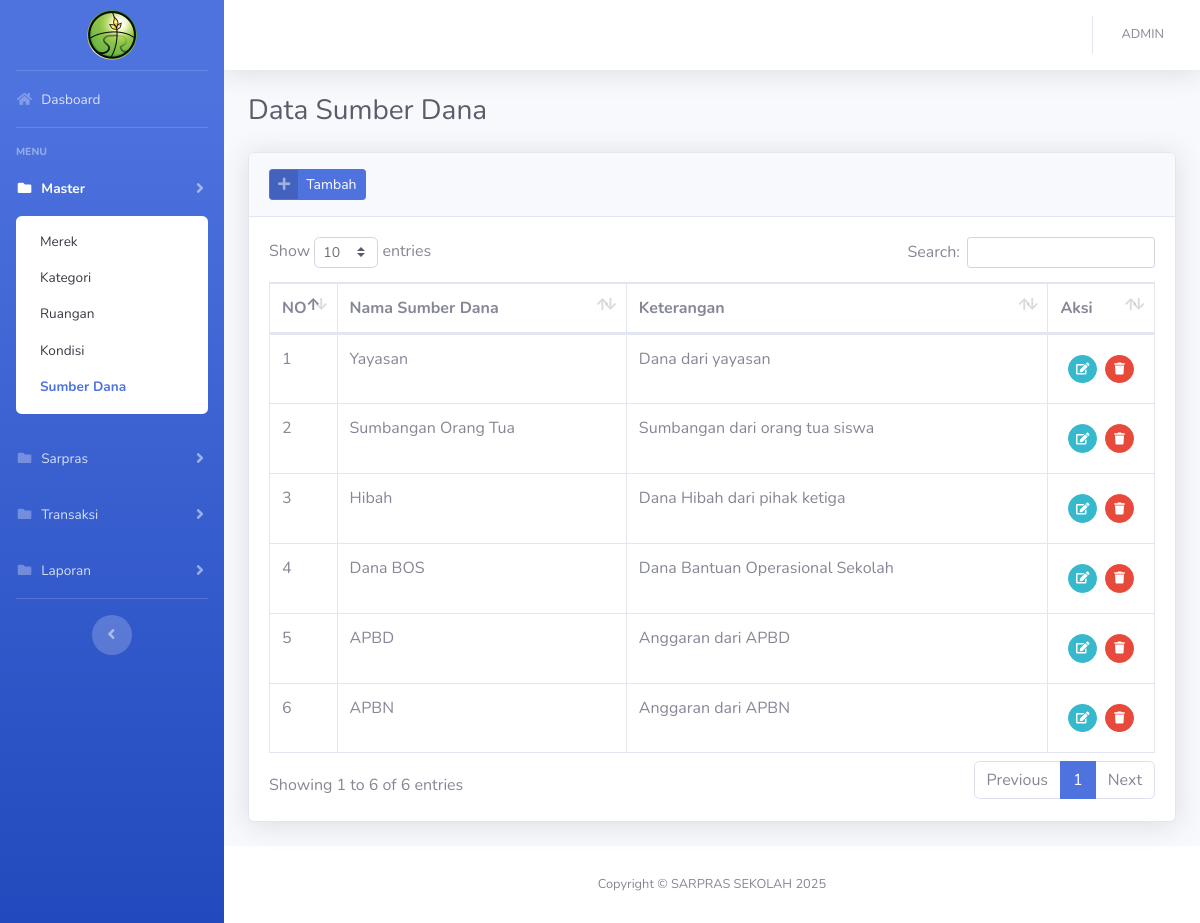
Before: /?sumber_dana (signed in) with the older database file.
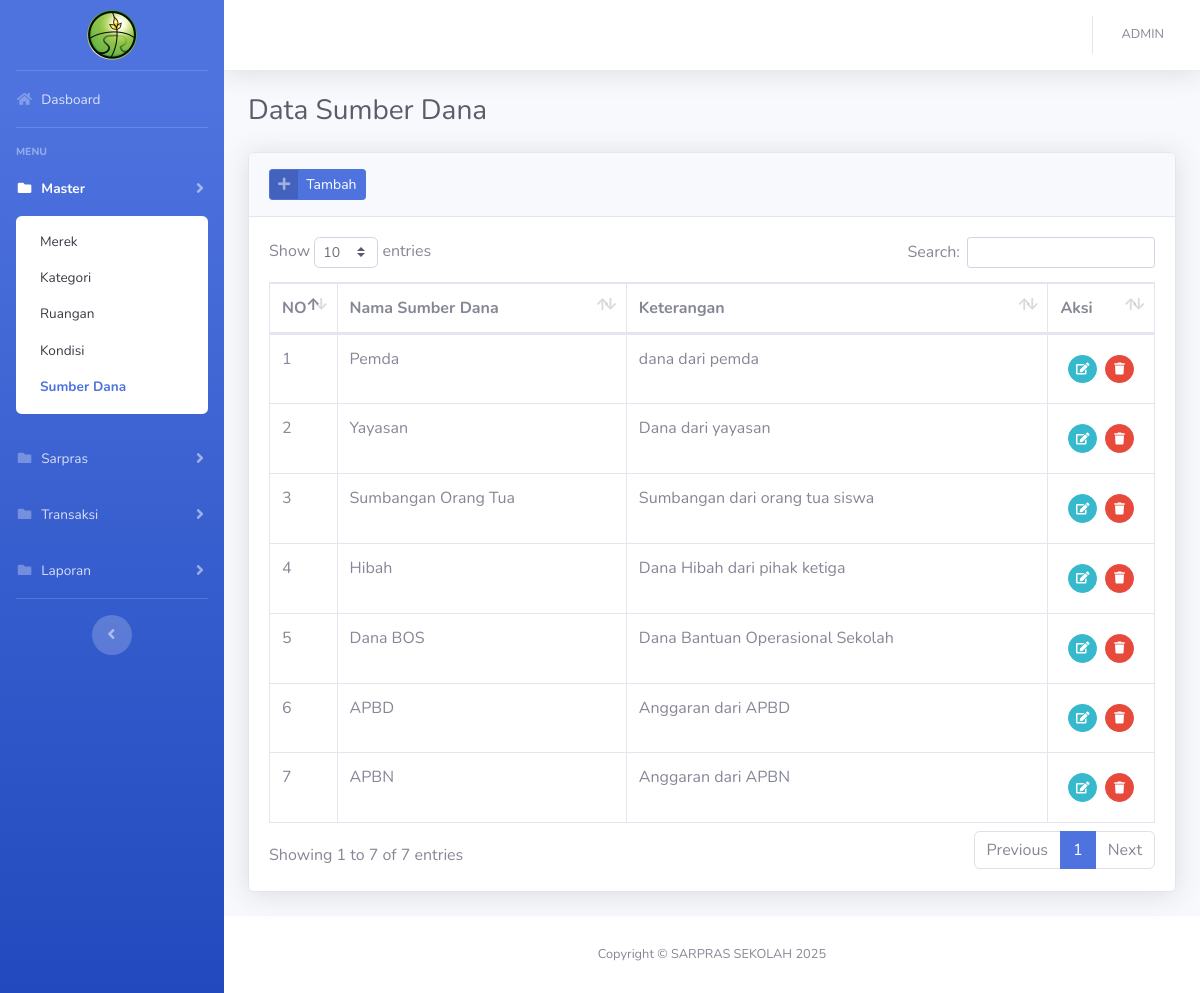
After: the same page with the newer database file.
### tables this page shows
CREATE TABLE `tb_sumber_dana` (
  `id_sumber_dana` int(11) NOT NULL,
  `nama_sumber_dana` varchar(100) NOT NULL,
  `keterangan` varchar(255) DEFAULT NULL
);

### config/function.php (called while the page is built, shortened)
<?php
function encrypt($str) {
return base64_encode($str);
}
function base_url($path = '') {
    $protocol = (!empty($_SERVER['HTTPS']) && $_SERVER['HTTPS'] !== 'off') ? "https://" : "http://";
    $host = $_SERVER['HTTP_HOST'];
    $scriptDir = rtrim(str_replace(basename($_SERVER['SCRIPT_NAME']), '', $_SERVER['SCRIPT_NAME']), '/');
    return $protocol . $host . $scriptDir . '/' . ltrim($path, '/');
}
?>

### views/master/sumber_dana.php (the view, shortened to what this page needs)
<div class="container-fluid">
    <div class="d-sm-flex align-items-center justify-content-between mb-4">
        <h1 class="h3 mb-0 text-gray-800">Data Sumber Dana</h1>
    </div>
    <div class="card shadow mb-4">
        <div class="card-header py-3">
            <a href="#" class="btn btn-primary btn-icon-split btn-sm" data-toggle="modal" data-target="#sumberDanaModal"
                onclick="submit('add')">
                <span class="icon text-white-50">
                    <i class="fas fa-plus"></i>
                </span>
                <span class="text">Tambah</span>
            </a>
        </div>
        <div class="card-body">
            <div class="table-responsive">
                <table class="table table-bordered table-hover" id="dataTable" width="100%" cellspacing="0">
                    <thead>
                        <tr>
                            <th width="20">NO</th>
                            <th>Nama Sumber Dana</th>
                            <th>Keterangan</th>
                            <th width="50">Aksi</th>
                        </tr>
                    </thead>
                    <tbody>
                        <?php
                        $n = 1;
                        $query = mysqli_query($con, "SELECT * FROM tb_sumber_dana ORDER BY id_sumber_dana DESC") or die(mysqli_error($con));
                        while($row = mysqli_fetch_array($query)):
                        ?>
                        <tr>
                            <td><?= $n++; ?></td>
                            <td><?= $row['nama_sumber_dana']; ?></td>
                            <td><?= $row['keterangan']; ?></td>
                            <td>
                                <div class="d-inline-flex p-2">
                                    <a href="#sumberDanaModal" data-toggle="modal" onclick="submit(<?=$row['id_sumber_dana'];?>)"
                                        class="btn btn-sm btn-circle btn-info mr-2"><i class="fas fa-edit"></i></a>
                                    <a href="<?=base_url();?>/process/process_sumber_dana.php?act=<?=encrypt('delete');?>&id=<?=encrypt($row['id_sumber_dana']);?>"
                                        class="btn btn-sm btn-circle btn-danger btn-hapus"><i class="fas fa-trash"></i></a>
                                </div>
                            </td>
                        </tr>
                        <?php endwhile; ?>
                    </tbody>
                </table>
            </div>
        </div>
    </div>
</div>

### index.php (shortened to what this page needs)
<?php
if(!isset($_SESSION['username']) || !isset($_SESSION['role'])):
    header("Location:".$base_url."login.php");
else:
    include('config/header.php');
?>
<body id="page-top">
    <div id="wrapper">
        <?php include "config/page.php"; ?>
        <?php include "config/sidebar.php"; ?>
        <div id="content-wrapper" class="d-flex flex-column">
            <div id="content">
                <?php include "config/topbar.php"; ?>
                <?php include ($views); ?>
            </div>
            <footer class="sticky-footer bg-white">
                <div class="container my-auto">
                    <div class="copyright text-center my-auto">
                        <span>Copyright &copy; SARPRAS SEKOLAH <?= date('Y'); ?>
                        </span>
                    </div>
                </div>
            </footer>
        </div>
    </div>
    <?php include "config/footer.php"; ?>
    <?php endif;?>

### config/header.php (shortened to what this page needs)
<?php include "config/function.php"; ?>
<!DOCTYPE html>
<html lang="en">
<head>
    <link href="<?=base_url();?>assets/vendor/fontawesome-free/css/all.min.css" rel="stylesheet" type="text/css">
    <link href="<?=base_url();?>assets/css/sb-admin-2.min.css" rel="stylesheet">
    <link href="<?=base_url();?>assets/vendor/select2/css/select2.min.css" rel="stylesheet" />
    <link href="<?=base_url();?>assets/vendor/datatables/dataTables.bootstrap4.min.css" rel="stylesheet">
    <link href="<?=base_url();?>assets/vendor/datatables/buttons.dataTables.min.css" rel="stylesheet">
</head>

### config/sidebar.php (shortened to what this page needs)
<ul class="navbar-nav bg-gradient-primary sidebar sidebar-dark accordion" id="accordionSidebar">
<a class="sidebar-brand d-flex align-items-center justify-content-center" href="?#">
    <div class="sidebar-brand-icon">
        <img src="assets/img/sma.png" alt="Logo" style="height: 50px;">
    </div>
</a>
    <hr class="sidebar-divider my-0">
    <li class="nav-item <?=isset($home)?'active':'';?>">
        <a class="nav-link" href="?#">
            <i class="fas fa-fw fa-home"></i>
            <span>Dasboard</span></a>
    </li>
    <hr class="sidebar-divider">
    <div class="sidebar-heading">
        Menu
    </div>
    <?php if(isset($_SESSION['role'])):?>
        <?php if($_SESSION['role'] == 'admin'):?>
            <li class="nav-item <?=isset($master)?'active':'';?>">
                <a class="nav-link collapsed" href="#" data-toggle="collapse" data-target="#master" aria-expanded="true"
            aria-controls="master">
            <i class="fas fa-fw fa-folder"></i>
            <span>Master</span>
        </a>
        <div id="master" class="collapse <?=isset($master)?'show':'';?>" aria-labelledby="headingTwo"
        data-parent="#accordionSidebar">
        <div class="bg-white py-2 collapse-inner rounded">
            <a class="collapse-item <?=isset($merek)?'active':'';?>" href="?merek">Merek</a>
            <a class="collapse-item <?=isset($kategori)?'active':'';?>" href="?kategori">Kategori</a>
            <a class="collapse-item <?=isset($ruangan)?'active':'';?>" href="?ruangan">Ruangan</a>
            <a class="collapse-item <?=isset($kondisi)?'active':'';?>" href="?kondisi">Kondisi</a>
            <a class="collapse-item <?=isset($sumber_dana)?'active':'';?>" href="?sumber_dana">Sumber Dana</a>
        </div>
    </div>
</li>
<?php endif; ?>
 <?php if($_SESSION['role'] == 'admin'):?>
            <li class="nav-item <?=isset($inventaris)?'active':'';?>">
                <a class="nav-link collapsed" href="#" data-toggle="collapse" data-target="#inventaris" aria-expanded="true"
            aria-controls="inventaris">
            <i class="fas fa-fw fa-folder"></i>
            <span>Sarpras</span>
        </a>
</li>
<?php endif; ?>
<?php if($_SESSION['role'] == 'admin'):?>
    <li class="nav-item <?=isset($transaksi)?'active':'';?>">
        <a class="nav-link collapsed" href="#" data-toggle="collapse" data-target="#transaksi" aria-expanded="true"
            aria-controls="transaksi">
            <i class="fas fa-fw fa-folder"></i>
            <span>Transaksi</span>
        </a>
    </li>
    <li class="nav-item <?=isset($laporan)?'active':'';?>">
        <a class="nav-link collapsed" href="#" data-toggle="collapse" data-target="#laporan" aria-expanded="true"
            aria-controls="laporan">
            <i class="fas fa-fw fa-folder"></i>
            <span>Laporan</span>
        </a>
    </li>
    <?php endif; ?>
    <?php endif; ?>
    <hr class="sidebar-divider d-none d-md-block">
    <div class="text-center d-none d-md-inline">
        <button class="rounded-circle border-0" id="sidebarToggle"></button>
    </div>
</ul>

### config/topbar.php (shortened to what this page needs)
<nav class="navbar navbar-expand navbar-light bg-white topbar mb-4 static-top shadow">
    <ul class="navbar-nav ml-auto">
        <li class="nav-item dropdown no-arrow">
            <a class="nav-link dropdown-toggle" href="#" id="userDropdown" role="button" data-toggle="dropdown"
                aria-haspopup="true" aria-expanded="false">
                <span class="mr-2 d-lg-inline text-gray-600 small"><?= strtoupper($_SESSION['username']); ?></span>
            </a>
        </li>
    </ul>
</nav>

### config/footer.php (shortened to what this page needs)
</body>
</html>

Changed rows visible on the page:
added tb_sumber_dana: nama_sumber_dana "Pemda", keterangan "dana dari pemda"
Other visible differences:
text written by a page script: "Show entries Search: Showing 1 to 6 of 6 entries Previous 1 Next" → "Show entries Search: Showing 1 to 7 of 7 entries Previous 1 Next"
